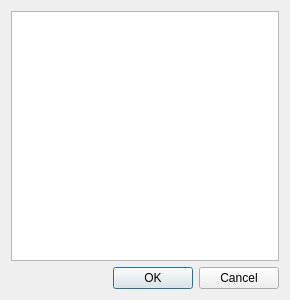
<?xml version="1.0" encoding="UTF-8"?>
<ui version="4.0">
 <class>dialogDevList</class>
 <widget class="QDialog" name="dialogDevList">
  <property name="geometry">
   <rect>
    <x>0</x>
    <y>0</y>
    <width>290</width>
    <height>300</height>
   </rect>
  </property>
  <property name="windowTitle">
   <string>Device List</string>
  </property>
  <layout class="QVBoxLayout" name="verticalLayout">
   <item>
    <widget class="QTableView" name="tableViewDev">
     <property name="selectionBehavior">
      <enum>QAbstractItemView::SelectRows</enum>
     </property>
     <attribute name="horizontalHeaderHighlightSections">
      <bool>false</bool>
     </attribute>
    </widget>
   </item>
   <item>
    <widget class="QDialogButtonBox" name="buttonBox">
     <property name="orientation">
      <enum>Qt::Horizontal</enum>
     </property>
     <property name="standardButtons">
      <set>QDialogButtonBox::Cancel|QDialogButtonBox::Ok</set>
     </property>
     <property name="centerButtons">
      <bool>false</bool>
     </property>
    </widget>
   </item>
  </layout>
 </widget>
 <resources/>
 <connections>
  <connection>
   <sender>buttonBox</sender>
   <signal>accepted()</signal>
   <receiver>dialogDevList</receiver>
   <slot>accept()</slot>
   <hints>
    <hint type="sourcelabel">
     <x>169</x>
     <y>278</y>
    </hint>
    <hint type="destinationlabel">
     <x>157</x>
     <y>274</y>
    </hint>
   </hints>
  </connection>
  <connection>
   <sender>buttonBox</sender>
   <signal>rejected()</signal>
   <receiver>dialogDevList</receiver>
   <slot>reject()</slot>
   <hints>
    <hint type="sourcelabel">
     <x>169</x>
     <y>284</y>
    </hint>
    <hint type="destinationlabel">
     <x>286</x>
     <y>274</y>
    </hint>
   </hints>
  </connection>
 </connections>
</ui>
